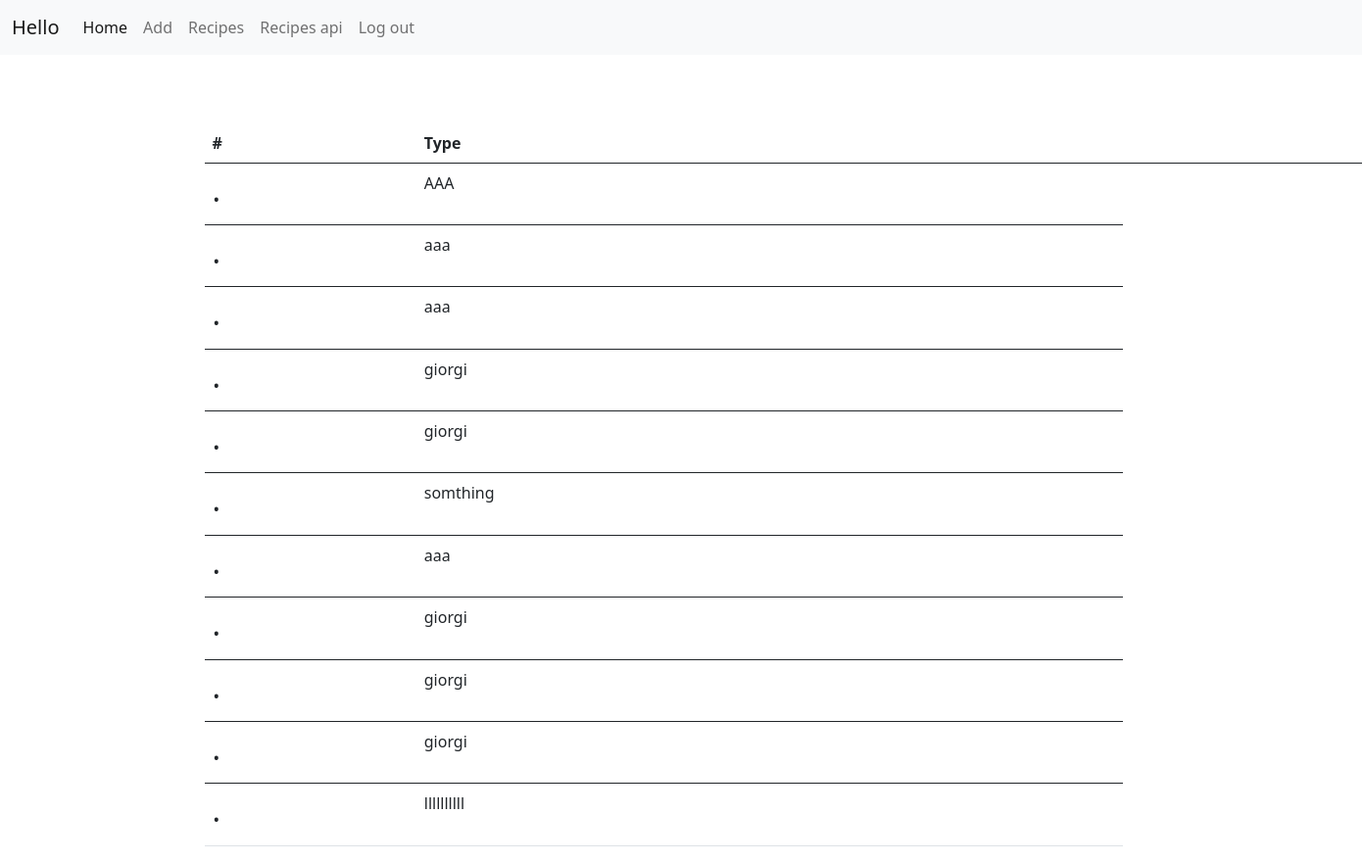
The page /home on the database its author committed.
### main.py (models this page shows)
class Wrote(db.Model):
    id = db.Column(db.INTEGER, primary_key=True)
    name = db.Column(db.CHAR(50), nullable=False)
    def __str__(self):
        return f'{self.name}'

### main.py (the view)
@app.route('/home')
def home():
    data = Wrote.query.all()
    return render_template('Home.html', data=data)

### templates/Home.html (shortened to what this page needs)
{% extends "base.html" %}
{% block content %}
  <table class="table" style="margin-top: 5%; margin-left: 15%; width: 1200px;">
    <thead style="width: 1200px;">
      <tr>
        <th scope="col">#</th>
        <th scope="col">Type</th>
        <th scope="col"></th>
        <th scope="col"></th>
      </tr>
    </thead>
    {% for i in data %}
    <form>
      <tbody>
        <tr>
          <th scope="row"><h2>.</h2></th>
          <td>{{ i }}</td>
        </tr>
      </tbody>
    </form>
    {% endfor %}
  </table>
{%endblock%}

### rows shown on the page
Wrote: name "AAA"
Wrote: name "aaa"
Wrote: name "aaa"
Wrote: name "giorgi"
Wrote: name "giorgi"
Wrote: name "somthing"
Wrote: name "aaa"
Wrote: name "giorgi"
Wrote: name "giorgi"
Wrote: name "giorgi"
Wrote: name "llllllllll"
